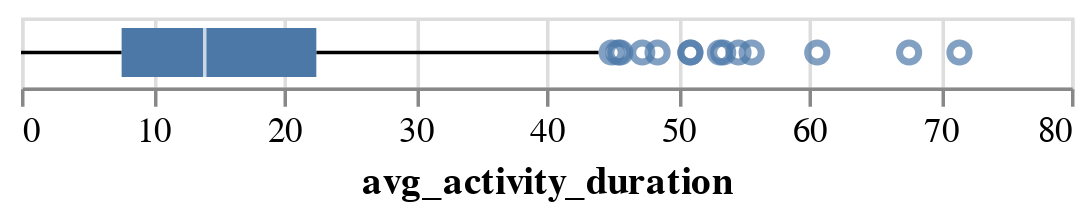

Source (notebook cell):
### Code cell
data = seq_log.groupby(['seq', 'res']).agg(
    avg_activity_duration=pd.NamedAgg('avg_activity_duration', 'mean')
)
alt.Chart(seq_log).mark_boxplot().encode(
    x='avg_activity_duration:Q'
)

### Figure 1 — Vega-Lite specification as saved in the notebook (floating-point values rounded to 4 significant figures; data arrays with more than 128 entries replaced by an {"elided": "..."} marker saying what was removed)
{"config": {"view": {"continuousWidth": 300, "continuousHeight": 300}}, "data": {"name": "data-8b7b6da77f3b6725be593be392a68112"}, "mark": {"type": "boxplot"}, "encoding": {"x": {"field": "avg_activity_duration", "type": "quantitative"}}, "$schema": "https://vega.github.io/schema/vega-lite/v5.16.3.json", "datasets": {"data-8b7b6da77f3b6725be593be392a68112": {"elided": "366 records"}}}
